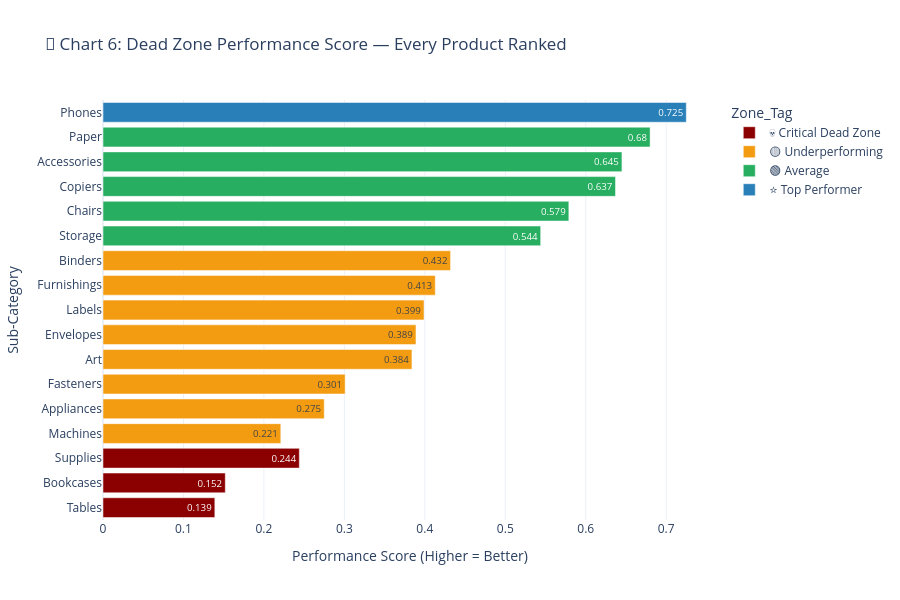

The cell this chart's notebook holds for it:
### Code cell
# ============================================================
# CELL 6 — CHART 6: Dead Zone Performance Score
# ============================================================

import pandas as pd
import plotly.express as px
from sklearn.preprocessing import MinMaxScaler

df = pd.read_csv('SampleSuperstore.csv', encoding='latin1')
df['Profit_Margin'] = round((df['Profit'] / df['Sales']) * 100, 2)
df['Is_Loss']       = df['Profit'] < 0

# Build zone summary
zone_df = df.groupby(['Category', 'Sub-Category']).agg(
    Total_Sales   = ('Sales', 'sum'),
    Total_Profit  = ('Profit', 'sum'),
    Avg_Margin    = ('Profit_Margin', 'mean'),
    Avg_Discount  = ('Discount', 'mean'),
    Total_Qty     = ('Quantity', 'sum'),
    Orders        = ('Sales', 'count'),
    Loss_Orders   = ('Is_Loss', 'sum')
).reset_index()

zone_df['Loss_Rate'] = round(
    (zone_df['Loss_Orders'] / zone_df['Orders']) * 100, 1
)

# Scoring
scaler = MinMaxScaler()
zone_df[['S','P','M','Q']] = scaler.fit_transform(
    zone_df[['Total_Sales','Total_Profit','Avg_Margin','Total_Qty']]
)
zone_df['D'] = scaler.fit_transform(zone_df[['Avg_Discount']])

zone_df['Performance_Score'] = round(
    zone_df['S']*0.25 + zone_df['P']*0.35 +
    zone_df['M']*0.25 + zone_df['Q']*0.15 -
    zone_df['D']*0.1, 3
)

# Tagging
def tag(score, profit):
    if profit < 0:      return '💀 Critical Dead Zone'
    elif score < 0.2:   return '🔴 Dead Zone'
    elif score < 0.45:  return '🟡 Underperforming'
    elif score < 0.7:   return '🟢 Average'
    else:               return '⭐ Top Performer'

zone_df['Zone_Tag'] = zone_df.apply(
    lambda r: tag(r['Performance_Score'], r['Total_Profit']), axis=1
)

zone_df = zone_df.sort_values('Performance_Score')

print("🎯 Dead Zone Results:")
print(zone_df[['Sub-Category','Total_Profit','Performance_Score','Zone_Tag']].to_string())

color_map = {
    '💀 Critical Dead Zone': '#8B0000',
    '🔴 Dead Zone':          '#e74c3c',
    '🟡 Underperforming':    '#f39c12',
    '🟢 Average':            '#27ae60',
    '⭐ Top Performer':      '#2980b9'
}

fig = px.bar(
    zone_df,
    x='Performance_Score',
    y='Sub-Category',
    color='Zone_Tag',
    orientation='h',
    color_discrete_map=color_map,
    title='🎯 Chart 6: Dead Zone Performance Score — Every Product Ranked',
    text='Performance_Score',
    hover_data=['Category','Total_Profit','Loss_Rate']
)

fig.update_layout(
    xaxis_title='Performance Score (Higher = Better)',
    yaxis_title='Sub-Category',
    template='plotly_white',
    height=600,
    showlegend=True
)

fig.show()
print("✅ Chart 6 done!")
fig.write_html('visuals/chart6_performance_score.html')
print("saved!")

### Figure 1 — Plotly figure (JSON) as saved in the notebook; plotly's stock layout.template omitted (floating-point values rounded to 4 significant figures)
{"data": [{"customdata": [["Furniture", -17730.0, 63.6], ["Furniture", -3473.0, 47.8], ["Office Supplies", -1189.0, 17.4]], "hovertemplate": "Zone_Tag=💀 Critical Dead Zone<br>Performance_Score=%{text}<br>Sub-Category=%{y}<br>Category=%{customdata[0]}<br>Total_Profit=%{customdata[1]}<br>Loss_Rate=%{customdata[2]}<extra></extra>", "legendgroup": "💀 Critical Dead Zone", "marker": {"color": "#8B0000", "pattern": {"shape": ""}}, "name": "💀 Critical Dead Zone", "orientation": "h", "showlegend": true, "text": [0.139, 0.152, 0.244], "textposition": "auto", "type": "bar", "x": [0.139, 0.152, 0.244], "xaxis": "x", "y": ["Tables", "Bookcases", "Supplies"], "yaxis": "y"}, {"customdata": [["Technology", 3385.0, 38.3], ["Office Supplies", 18140.0, 14.4], ["Office Supplies", 949.5, 5.5], ["Office Supplies", 6528.0, 0], ["Office Supplies", 6964.0, 0], ["Office Supplies", 5546.0, 0], ["Furniture", 13060.0, 17.5], ["Office Supplies", 30220.0, 40.2]], "hovertemplate": "Zone_Tag=🟡 Underperforming<br>Performance_Score=%{text}<br>Sub-Category=%{y}<br>Category=%{customdata[0]}<br>Total_Profit=%{customdata[1]}<br>Loss_Rate=%{customdata[2]}<extra></extra>", "legendgroup": "🟡 Underperforming", "marker": {"color": "#f39c12", "pattern": {"shape": ""}}, "name": "🟡 Underperforming", "orientation": "h", "showlegend": true, "text": [0.221, 0.275, 0.301, 0.384, 0.389, 0.399, 0.413, 0.432], "textposition": "auto", "type": "bar", "x": [0.221, 0.275, 0.301, 0.384, 0.389, 0.399, 0.413, 0.432], "xaxis": "x", "y": ["Machines", "Appliances", "Fasteners", "Art", "Envelopes", "Labels", "Furnishings", "Binders"], "yaxis": "y"}, {"customdata": [["Office Supplies", 21280.0, 19], ["Furniture", 26590.0, 38.1], ["Technology", 55620.0, 0], ["Technology", 41940.0, 11.7], ["Office Supplies", 34050.0, 0]], "hovertemplate": "Zone_Tag=🟢 Average<br>Performance_Score=%{text}<br>Sub-Category=%{y}<br>Category=%{customdata[0]}<br>Total_Profit=%{customdata[1]}<br>Loss_Rate=%{customdata[2]}<extra></extra>", "legendgroup": "🟢 Average", "marker": {"color": "#27ae60", "pattern": {"shape": ""}}, "name": "🟢 Average", "orientation": "h", "showlegend": true, "text": [0.544, 0.579, 0.637, 0.645, 0.68], "textposition": "auto", "type": "bar", "x": [0.544, 0.579, 0.637, 0.645, 0.68], "xaxis": "x", "y": ["Storage", "Chairs", "Copiers", "Accessories", "Paper"], "yaxis": "y"}, {"customdata": [["Technology", 44510.0, 15.3]], "hovertemplate": "Zone_Tag=⭐ Top Performer<br>Performance_Score=%{text}<br>Sub-Category=%{y}<br>Category=%{customdata[0]}<br>Total_Profit=%{customdata[1]}<br>Loss_Rate=%{customdata[2]}<extra></extra>", "legendgroup": "⭐ Top Performer", "marker": {"color": "#2980b9", "pattern": {"shape": ""}}, "name": "⭐ Top Performer", "orientation": "h", "showlegend": true, "text": [0.725], "textposition": "auto", "type": "bar", "x": [0.725], "xaxis": "x", "y": ["Phones"], "yaxis": "y"}], "layout": {"barmode": "relative", "height": 600, "legend": {"title": {"text": "Zone_Tag"}, "tracegroupgap": 0}, "showlegend": true, "title": {"text": "🎯 Chart 6: Dead Zone Performance Score — Every Product Ranked"}, "xaxis": {"anchor": "y", "domain": [0, 1], "title": {"text": "Performance Score (Higher = Better)"}}, "yaxis": {"anchor": "x", "domain": [0, 1], "title": {"text": "Sub-Category"}}}}
